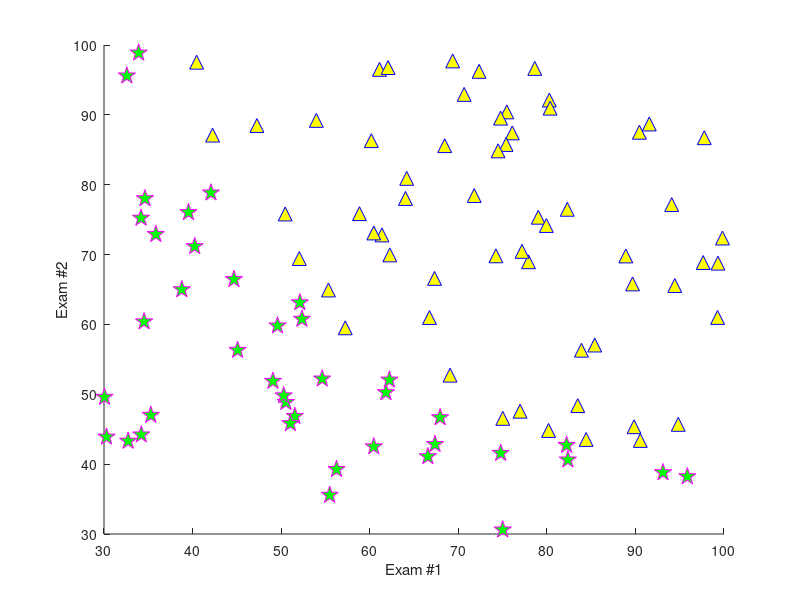
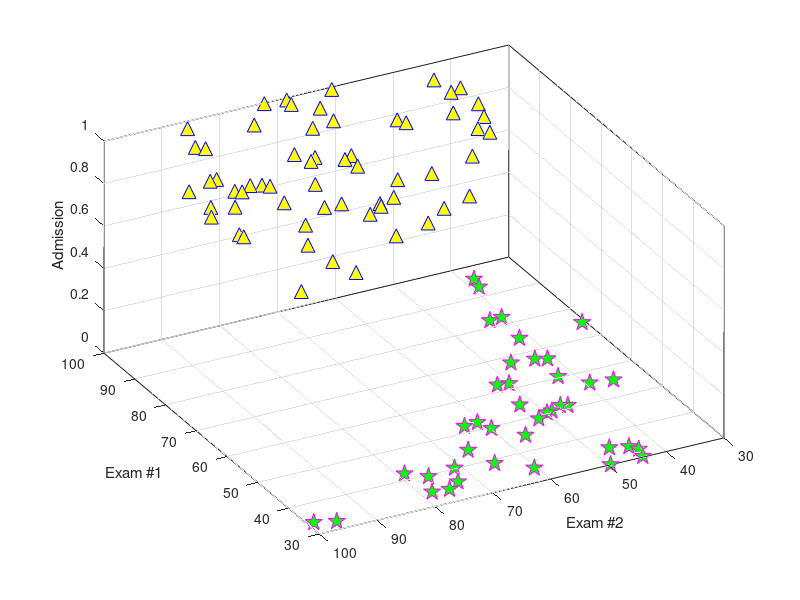

Here is the MATLAB script that generated these plots, in order:
clear all; close all; clc;

path(path, '../P11');
path(path, '../Data');

load dataChap4B.mat

%%
x    = data(:, 1:2);
y    = data(:, 3);

iPos = find(y == 1);
xPos = x(iPos, 1:2);
iNeg = find(y == 0);
xNeg = x(iNeg, 1:2);

%%
figure('name', 'Visualize exam data');
hold on;
plot(xPos(:, 1), xPos(:, 2), '^b', 'Markersize', 10, 'Markerfacecolor', 'y');
plot(xNeg(:, 1), xNeg(:, 2), 'pm', 'Markersize', 13, 'Markerfacecolor', 'g');
xlabel('Exam #1');
ylabel('Exam #2');
% print('exam.png', '-dpng');

%%
figure('name', 'Visualize exam data 3D');
hold on;
plot3(xPos(:, 1), xPos(:, 2), y(iPos), '^b', ...
    'Markersize', 10, 'Markerfacecolor', 'y');
plot3(xNeg(:, 1), xNeg(:, 2), y(iNeg), 'pm', ...
    'Markersize', 13, 'Markerfacecolor', 'g');
grid on;
box  on;
xlabel('Exam #1');
ylabel('Exam #2');
zlabel('Admission');
view ([-118 44])
% print('exam3d.png', '-dpng');
